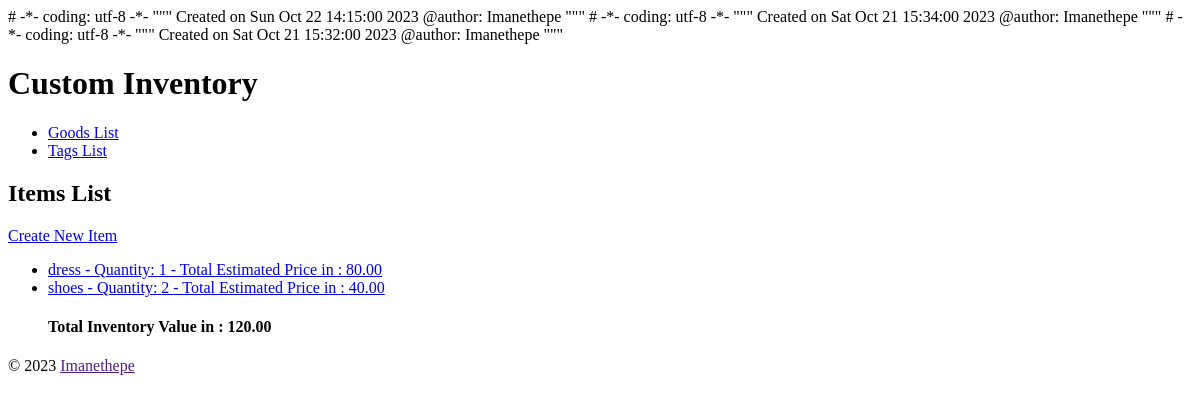
/item/, run on an earlier commit of the app's database.
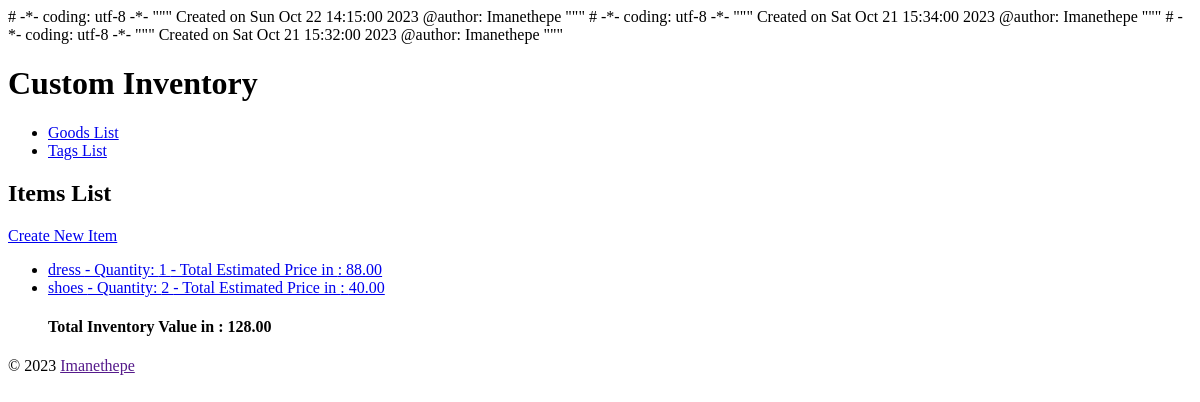
And on a later commit of the database.
### goods/models.py (models this page shows, shortened)
class Item(models.Model):
    CURRENCIES = {
        ('EUR', 'EUR'),
        ('USD', 'USD'),
        ('CAD', 'CAD')
        }
    name = models.CharField(
        max_length=31, db_index=True)
    slug = models.SlugField(
         max_length=31,
         unique=True,
         help_text='A label for URL conﬁg.')
    description = models.TextField()
    quantity = models.IntegerField(default=0)
    estimated_price = models.DecimalField(
        decimal_places=2, max_digits=5, default=0.000)
    total_item_estimated_price = models.DecimalField(
          decimal_places=2, max_digits=5, default=0.000)
    currency = models.CharField(
        max_length=255,
        default=0, choices=CURRENCIES)
    entry_date = models.DateField(
        'date of entry')
    tags = models.ManyToManyField(Tag, blank=True)
    class Meta:
        ordering = ['name']
        get_latest_by = 'entry_date'
    def get_absolute_url(self):
        return reverse(
            'goods_item_detail', kwargs={'slug': self.slug})

### goods/views.py (the view)
class ItemList(View):
    def get(self, request):
        Item.objects.all().update(
            total_item_estimated_price=F('estimated_price') *
            F('quantity'))
        data = Item.objects.aggregate(Sum('total_item_estimated_price'))
        data_currency = Item.objects.annotate(data_currency=F('currency'))[0]
        currency = data_currency.data_currency
        return render(
            request,
            'goods/item_list.html',
            {'item_list': Item.objects.all(),
             'data': data,
             'currency': currency})

### goods/templates/goods/item_list.html (shortened to what this page needs)
{% extends parent_template|default:"goods/base_goods.html" %}
{% block content %}
{% load template_filters %}
 <h2>Items List</h2>
  <div>
    <a href="{% url 'goods_item_create' %}">
      Create New Item</a>
  </div>
 <ul>
   {% for item in item_list %}
    <li>
      <a href="{{item.get_absolute_url}}">
   {{ item.name }} - Quantity: {{item.quantity}}
   - Total Estimated Price in {{item.currency}}:
   {{item.total_item_estimated_price}}</a>
    </li>
   {% empty %}
     <li><em>No Items in  list</em></li>
   {% endfor %}
   {% for key, value in data.items %}
 <h4>Total Inventory Value in {{currency}}: {{value|floatformat:2}}</h4>
   {% endfor %}
</ul>
{% endblock %}

What changed in the data, as far as the page shows it:
changed Item "dress": total_item_estimated_price "80.00" → "88.00"
Also different on the page:
new list line: "Total Inventory Value in : 128.00"
list line gone: "Total Inventory Value in : 120.00"
